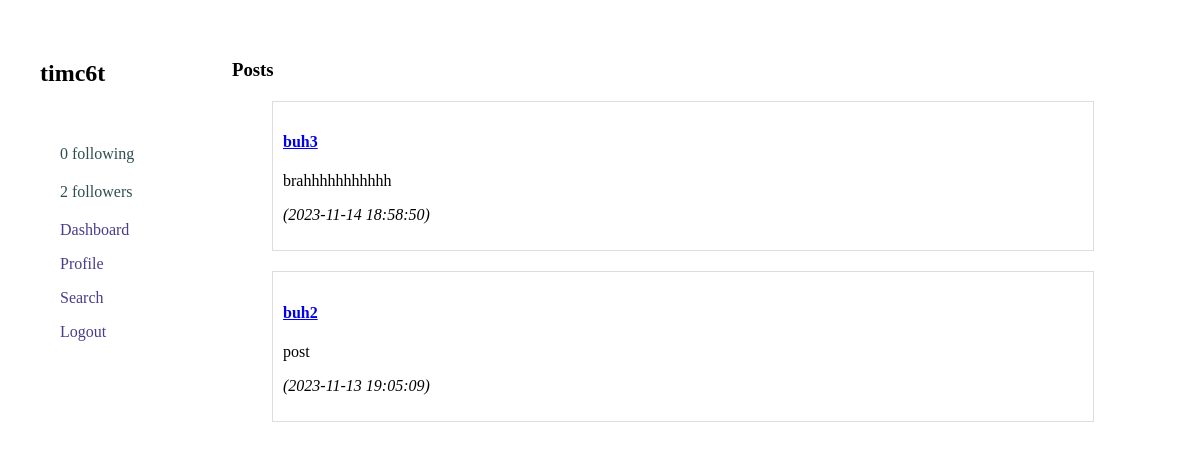
Screenshot of /profile.php (signed in) with the database file from the repository.
### tables this page shows
CREATE TABLE `texts` (
  `text_id` int(11) NOT NULL,
  `user_id` int(11) DEFAULT NULL,
  `title` varchar(255) DEFAULT NULL,
  `content` text NOT NULL,
  `is_public` tinyint(1) DEFAULT 1,
  `created_at` timestamp NOT NULL DEFAULT current_timestamp()
);

### profile.php (the view, shortened to what this page needs)
<?php
require_once "config.php";
$user_id = isset($_GET['user_id']) ? $_GET['user_id'] : $_SESSION["user_id"];
$username = $profile_image = $profile_username = "";
$sql_profile = "SELECT username, profile_image FROM users WHERE user_id = ?";
if ($stmt_profile = mysqli_prepare($link, $sql_profile)) {
    mysqli_stmt_bind_param($stmt_profile, "i", $user_id);
    if (mysqli_stmt_execute($stmt_profile)) {
        mysqli_stmt_bind_result($stmt_profile, $profile_username, $profile_image);
    } else {
        $err = "Something went wrong.";
    }
} else {
    $err = "Something went wrong preparing your profile." . mysqli_error($link);
}
$profile_user_posts = [];
$sql_user_posts = "SELECT text_id, title, content, created_at
                   FROM texts
                   WHERE user_id = ?
                   ORDER BY created_at DESC";
if ($stmt_user_posts = mysqli_prepare($link, $sql_user_posts)) {
    mysqli_stmt_bind_param($stmt_user_posts, "i", $user_id);
    if (mysqli_stmt_execute($stmt_user_posts)) {
        $result_user_posts = mysqli_stmt_get_result($stmt_user_posts);
        $profile_user_posts = mysqli_fetch_all($result_user_posts, MYSQLI_ASSOC);
    } else {
        echo "Error fetching user's posts: " . mysqli_error($link);
    }
} else {
    echo "Error preparing your posts' query: " . mysqli_error($link);
}
function getFollowing($link, $user_id) {
    $following = [];
    $sql = "SELECT u.user_id, u.username, u.profile_image
            FROM follows f
            INNER JOIN users u ON f.following_id = u.user_id
            WHERE f.follower_id = ?";
    $stmt = mysqli_prepare($link, $sql);
    if ($stmt) {
        mysqli_stmt_bind_param($stmt, "i", $user_id);
        mysqli_stmt_execute($stmt);
        $result = mysqli_stmt_get_result($stmt);
    }
    return $following;
}
function getFollowers($link, $user_id)
{
    $followers = [];
    $sql = "SELECT u.user_id, u.username, u.profile_image
            FROM follows f
            INNER JOIN users u ON f.follower_id = u.user_id
            WHERE f.following_id = ?";
    $stmt = mysqli_prepare($link, $sql);
    if ($stmt) {
        mysqli_stmt_bind_param($stmt, "i", $user_id);
        mysqli_stmt_execute($stmt);
        $result = mysqli_stmt_get_result($stmt);
        while ($row = mysqli_fetch_assoc($result)) {
            $followers[] = $row;
        }
    }
    return $followers;
}
?>
<!DOCTYPE html>
<html lang="en">
<head>
    <link rel="stylesheet" href="styles.css">
</head>
<body class="body">
    <div id="profile-navbar">
        <?php
            echo "<h2>$profile_username</h2><br>";
            $following_count = count(getFollowing($link, $user_id));
            echo "<div id='following'>";
            echo "<p><a class='no-line' href='follows.php?user_id=$user_id'>$following_count following</a></p>";
            echo "</div>";
            $follower_count = count(getFollowers($link, $user_id));
            echo "<div id='followerss'>";
            echo "<p><a class='no-line' href='follows.php?user_id=$user_id'>$follower_count followers</a></p>";
            echo "</div>";
        ?>
        <div id="navbar">
            <p><a class="no-line-navbar" href="dashboard.php">Dashboard</a></p>
            <p><a class="no-line-navbar" href="profile.php?user_id=<?php echo $user_id; ?>">Profile</a></p>
            <p><a class="no-line-navbar" href="search.php">Search</a></p>
            <p><a class="no-line-navbar" href="logout.php">Logout</a></p>
        </div>
    </div>
    <div id="posts-profile">
        <h3>Posts</h3>
        <div class="indent">
            <?php
                foreach ($profile_user_posts as $post) {
                    $post_id = $post["text_id"];
                    $post_title = $post["title"];
                    $post_content = $post["content"];
                    $post_creation = $post["created_at"];
                    echo "<div style='border: 1px solid #ddd; padding: 10px; margin-bottom: 10px;'>";
                    echo "<h4><a href='posts.php?user_id=$user_id&text_id=$post_id'>$post_title</a></h4>";
                    echo "<p>$post_content</p>";
                    echo "<p><em>($post_creation)</em></p>";
                    echo "</div>";
                }
            ?>
        </div>
    </div>
</body>
</html>

### styles.css (style rules this page uses)
.body { display: flex; justify-content: space-between; margin: 20px; }
.no-line { text-decoration: none; color: darkslategray; }
#profile-navbar { flex: 1; }
.no-line-navbar { text-decoration: none; color: darkslateblue }
#posts-profile { width: 80%; }
.indent { margin-right: 5%; margin-left: 20px; }
div { margin: 20px; }

### rows the page displays
texts: title "buh3", content "brahhhhhhhhhhh", created_at "2023-11-14 18:58:50"
texts: title "buh2", content "post", created_at "2023-11-13 19:05:09"

### other values shown
$profile_username "timc6t"
$following_count "0"
$follower_count "2"
